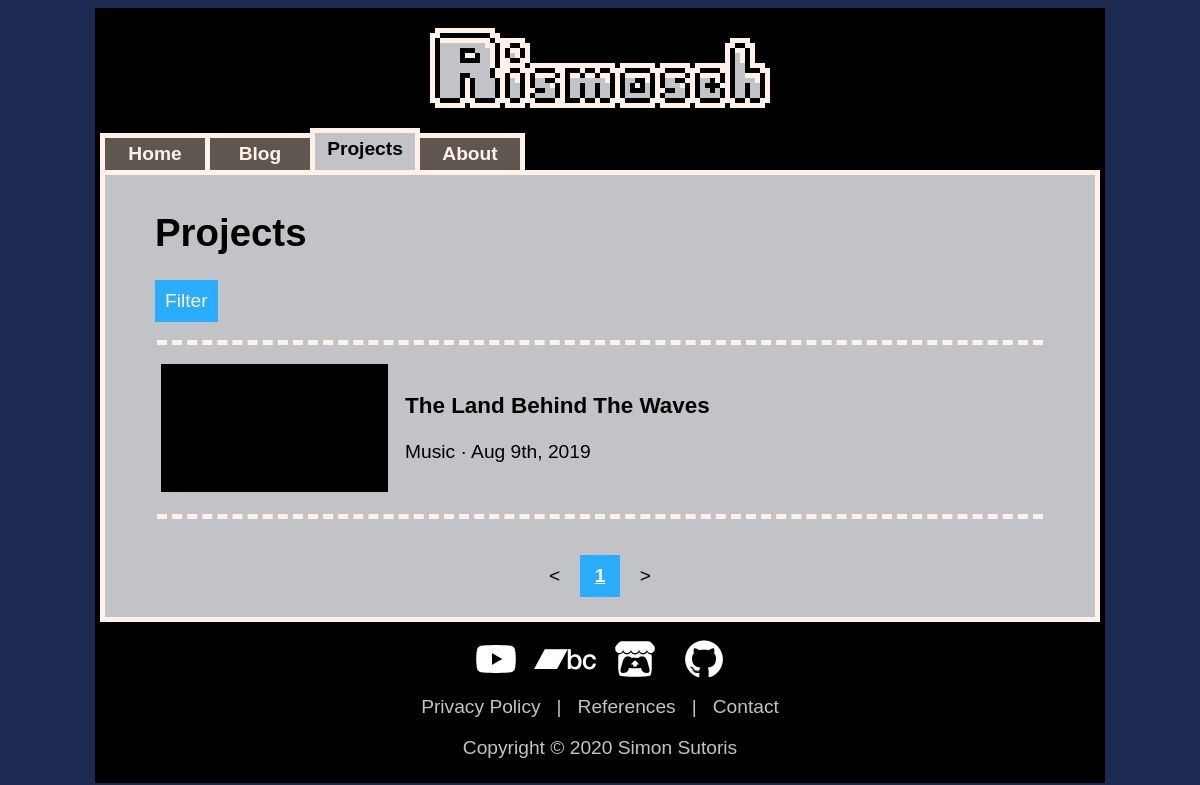
The page /website/projects.php on the database as committed earlier.
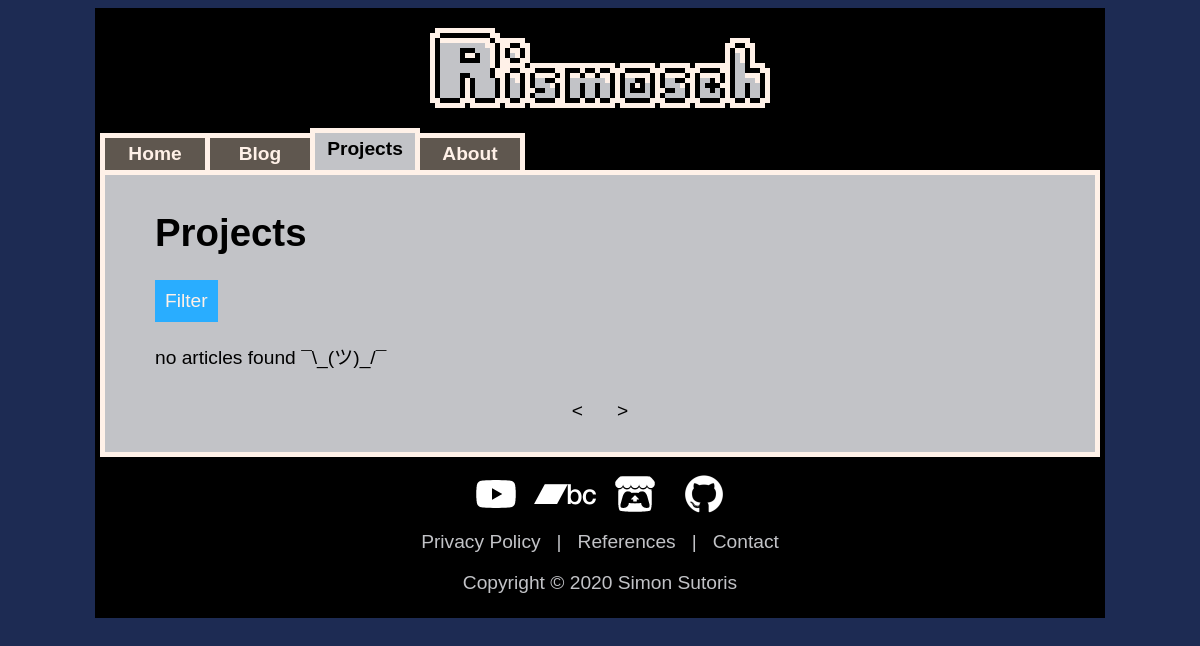
The same page on the database as committed later.
### tables this page shows
CREATE TABLE IF NOT EXISTS `Articles` (
  `id` int(11) NOT NULL AUTO_INCREMENT,
  `type_id` int(11) NOT NULL DEFAULT '0',
  `category_id` int(11) NOT NULL DEFAULT '0',
  `title` varchar(256) NOT NULL,
  `timestamp` timestamp NOT NULL DEFAULT CURRENT_TIMESTAMP,
  `link` varchar(256) DEFAULT NULL,
  `thumbnail_path` varchar(256) DEFAULT NULL,
  PRIMARY KEY (`id`),
  KEY `type_id` (`type_id`),
  KEY `category_id` (`category_id`)
);

CREATE TABLE IF NOT EXISTS `Article_Categories` (
  `id` int(11) NOT NULL,
  `name` varchar(64) NOT NULL,
  PRIMARY KEY (`id`)
);

### website/php/articles_database.php (the view, shortened to what the rows shown need)
<?php
$categoryDefault = 0;
$showDefault = 10;
$pageDefault = 1;
if(isset($_GET["ct"]))
	$category = intval($_GET["ct"]);
else
	$category = $categoryDefault;
if($category < 1 || $category > 3)
	$category = $categoryDefault;
if($category != $categoryDefault)
	$categoryFilterString = "Article_Categories.id = " . $category;
else
	$categoryFilterString = "true";
if(isset($_GET["ls"]))
	$show = intval($_GET["ls"]);
else
	$show = $showDefault;
if(isset($_GET["pg"]))
	$page = intval($_GET["pg"]);
else
	$page = $pageDefault;
$offset = ($page - 1) * $show;
$sqlArticles ="
SELECT
	Articles.id AS id,
	Article_Types.name AS type,
	Article_Categories.name AS category,
	Articles.title AS title,
	Articles.timestamp AS timestamp,
	Articles.link AS link,
	Articles.thumbnail_path AS thumbnail_path
FROM
	Articles,
	Article_Categories,
	Article_Types
WHERE
	Articles.category_id = Article_Categories.id AND
	Articles.type_id = Article_Types.id AND
	Articles.type_id = {$article_type_id} AND
	{$categoryFilterString}
ORDER BY
	Articles.timestamp
LIMIT
	{$offset},
	{$show}
";
function printArticles($dbConn, $pageName)
{
	global
		$isMobile,
		$sqlArticles;
	$result = mysqli_query($dbConn,$sqlArticles);
	$numRows = mysqli_num_rows($result);
	if($numRows > 0)
	{
		echo "
			<table style=\"width: 100%;\">
				<tr class=\"row_empty\"><td></td></tr>
				<tr class=\"row_empty row_devider\"><td></td></tr>
		";
		while($row = mysqli_fetch_assoc($result))
		{
			$timestamp = strtotime($row['timestamp']);
			$newTimestampFormat = date('M jS, Y',$timestamp);
			if(!is_null($row['link']))
				$link = $row['link'];
			else
				$link = "https://www.rismosch.com/article?id={$row['id']}";
			if(!is_null($row['thumbnail_path']))
				$thumbnail = $row['thumbnail_path'];
			else
				$thumbnail = "https://www.rismosch.com/articles/{$row['id']}/thumbnail.png";
			echo
			"<tr><td><a title=\"{$row['title']}\" href=\"{$link}\" class=\"articles_entry_link\">
				<div class=\"articles_mobile\">
					<table class=\"articles_entry\">
						<tr>
							<td>
								<div class=\"articles_thumbnail_wrapper_outside\">
									<div class=\"articles_thumbnail_wrapper_inside\">
										<img
											class=\"articles_thumbnail\"
											src=\"{$thumbnail}\"
											onerror=\"this.onerror=null; this.src='assets/thumbnails/default.png'\"
											alt=\"\"
											\">
									</div>
								</div>
							</td>
						</tr>
						<tr>
							<td>
								<div class=\"articles_thumbnail_information\">
									<h3>{$row['title']}</h3>
									<p>{$row['category']} &#183; {$newTimestampFormat}</p>
								</div>
							</td>
						</tr>
					</table>
				</div>
				<div class=\"articles_desktop\">
					<table class=\"articles_entry\">
						<tr>
							<td class=\"articles_thumbnail_row_desktop\">
								<div class=\"articles_thumbnail_wrapper\">
									<img
										class=\"articles_thumbnail\"
										src=\"{$thumbnail}\"
										onerror=\"this.onerror=null; this.src='assets/thumbnails/default.png'\"
										alt=\"\"
										\">
								</div>
							</td>
							<td>
								<div class=\"articles_thumbnail_information\">
									<h3>{$row['title']}</h3>
									<br>
									<p>{$row['category']} &#183; {$newTimestampFormat}</p>
								</div>
							</td>
						</tr>
					</table>
				</div>
				</a></td></tr>
				<tr class=\"row_empty\"><td></td></tr>
				<tr class=\"row_empty row_devider\"><td></td></tr>
				";
		}
		echo "
			</table>
		";
	}
	else
	{
		echo "<p>no articles found &#175;&#92;&#95;&#40;&#12484;&#41;&#95;&#47;&#175;</p>";
	}
}
?>

Rows that differ between the two databases and show on the page:
removed articles: title "The Land Behind The Waves", category.name "Music", timestamp "Aug 9th, 2019"
Other text that changed with them:
text now shown: "no articles found ¯\\_(ツ)_/¯"
list line gone: "1"
